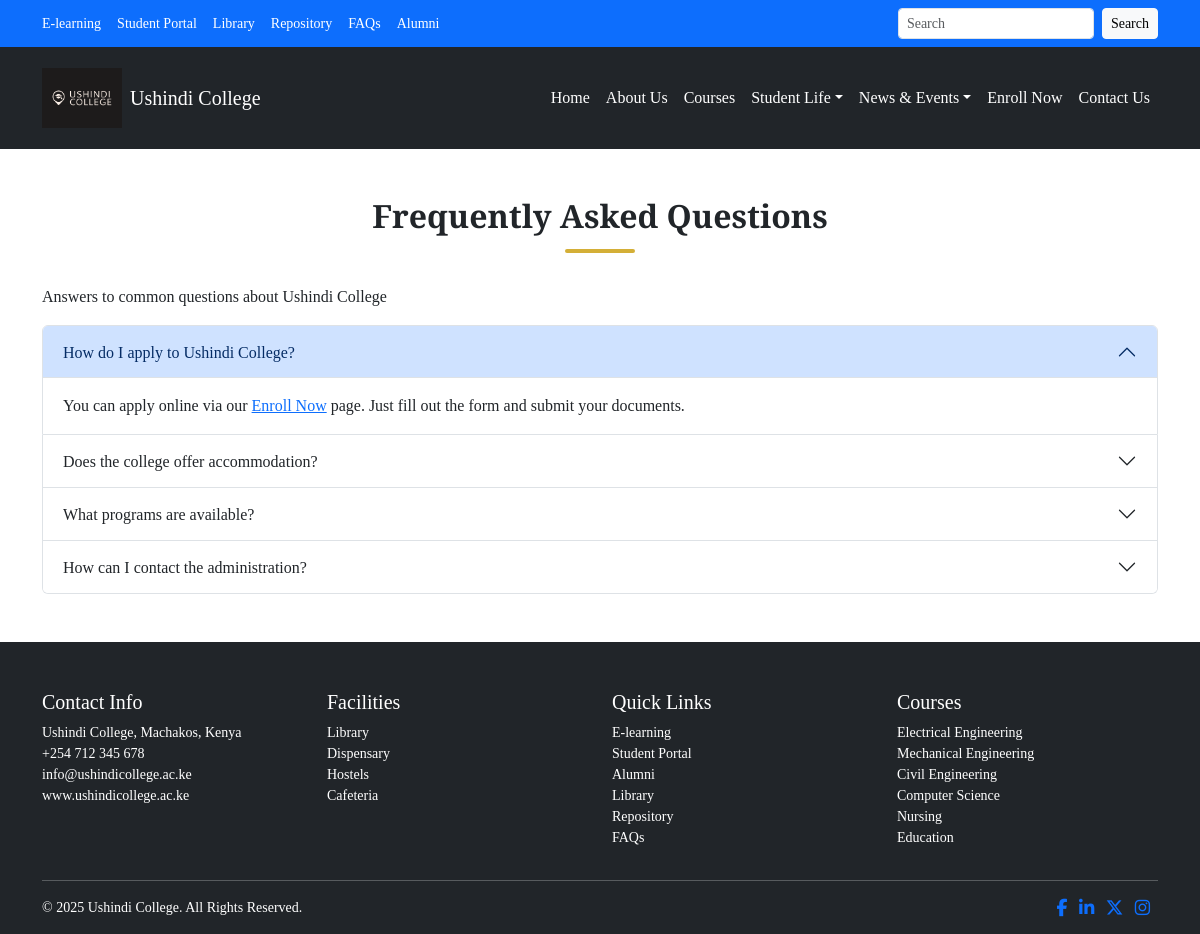
The app's page /frequently-asked-questions/ with its own data.
### myapp/models.py (models this page shows, shortened)
class FAQ(models.Model):
    question = models.CharField(max_length=255)
    answer = models.TextField(blank=True)

### myapp/views.py (the view)
# urls.py: path('frequently-asked-questions/', views.faq, name='faq'),
def faq(request):
    faqs = FAQ.objects.all()
    return render(request, 'faq.html', {'faqs': faqs})

### myapp/context_processors.py (called while the page is built)
def logo_details(request):
  logo = Logo.objects.first()
  return {'logo': logo}

def social_links(request):
    social_links = SocialLinks.objects.all()
    return {'social_links': social_links}

### templates/faq.html (shortened to what this page needs)
{% extends 'master.html' %}
{% load static %}
{% block content %}
    <div class="container my-5">
        <div class="underline-title-wrap">
            <div class="underline-title">
                <h2 class="fw-bold">Frequently Asked Questions</h2>
            </div>
        </div>
        <p>Answers to common questions about Ushindi College</p>
        <div class="accordion" id="faqAccordion">
            {% for faq in faqs %}
                <div class="accordion-item">
                    <h2 class="accordion-header" id="faq{{ forloop.counter }}-heading">
                        <button class="accordion-button {% if not forloop.first %}collapsed{% endif %}" type="button" data-bs-toggle="collapse" data-bs-target="#faq{{ forloop.counter }}">
                            {{faq.question}}
                        </button>
                    </h2>
                    <div id="faq{{ forloop.counter }}" class="accordion-collapse collapse {% if forloop.first %}show{% endif %}" data-bs-parent="#faqAccordion">
                        <div class="accordion-body">
                            {{ faq.answer|safe}}
                        </div>
                    </div>
                </div>
            {% endfor %}
        </div>
    </div>
{% endblock %}

### templates/master.html (shortened to what this page needs)
{% load static %}
<!DOCTYPE html>
<html lang="en">
<head>
    <link rel="stylesheet" href="https://cdn.jsdelivr.net/npm/bootstrap@5.3.3/dist/css/bootstrap.min.css">
    <link rel="stylesheet" href="https://cdnjs.cloudflare.com/ajax/libs/font-awesome/6.5.0/css/all.min.css">
    <link rel="stylesheet" href="{% static 'css/main.css' %}">
</head>
<body>
<header>
    <div id="top-bar" class="bg-primary text-white py-2">
        <div class="container d-flex flex-wrap justify-content-between align-items-center">
            <div class="d-flex flex-wrap">
                <a class="text-white me-3 small text-decoration-none" href="#">E-learning</a>
                <a class="text-white me-3 small text-decoration-none" href="#">Student Portal</a>
                <a class="text-white me-3 small text-decoration-none" href="{% url 'library' %}">Library</a>
                <a class="text-white me-3 small text-decoration-none" href="#">Repository</a>
                <a class="text-white me-3 small text-decoration-none" href="{% url 'faq' %}">FAQs</a>
                <a class="text-white me-3 small text-decoration-none" href="{% url 'alumni' %}">Alumni</a>
            </div>
            <form class="d-flex" role="search" method="get" action="{% url 'site_search' %}">
                <input name="search" class="form-control form-control-sm me-2" type="search" placeholder="Search" aria-label="Search">
                <button class="btn btn-sm btn-light" type="submit">Search</button>
            </form>
        </div>
    </div>
    <nav class="navbar navbar-expand-lg navbar-dark bg-dark py-3 sticky-top">
        <div class="container">
            <a class="navbar-brand d-flex align-items-center" href="{% url 'home' %}">
                <img src="{{ logo.image.url }}" alt="Logo" style="height: 60px;">
                <span class="ms-2">{{ logo.site_name }}</span>
            </a>
            <div class="collapse navbar-collapse" id="mainNavbar">
                <ul class="navbar-nav ms-auto mb-2 mb-lg-0">
                    <li class="nav-item"><a class="nav-link text-white" href="{% url 'home' %}">Home</a></li>
                    <li class="nav-item"><a class="nav-link text-white" href="{% url 'about' %}">About Us</a></li>
                    <li class="nav-item"><a class="nav-link text-white" href="{% url 'courses' %}">Courses</a></li>
                    <li class="nav-item dropdown">
                        <a class="nav-link dropdown-toggle text-white" href="#" id="studentLifeDropdown" role="button" data-bs-toggle="dropdown">Student Life</a>
                    </li>
                    <li class="nav-item dropdown">
                        <a class="nav-link dropdown-toggle text-white" href="#" id="newsDropdown" role="button" data-bs-toggle="dropdown">News & Events</a>
                    </li>
                    <li class="nav-item"><a class="nav-link text-white" href="{% url 'enroll' %}">Enroll Now</a></li>
                   <li class="nav-item"><a class="nav-link text-white" href="{% url 'contact' %}">Contact Us</a></li>
                </ul>
            </div>
        </div>
    </nav>
</header>
<main>{% block content %}{% endblock %}</main>
<footer class="bg-dark text-white pt-5">
    <div class="container">
        <div class="row">
            <div class="col-md-3">
                <h5>Contact Info</h5>
                <ul class="list-unstyled small">
                    <li>Ushindi College, Machakos, Kenya</li>
                    <li>+254 712 345 678</li>
                    <li>info@ushindicollege.ac.ke</li>
                    <li>www.ushindicollege.ac.ke</li>
                </ul>
            </div>
            <div class="col-md-3">
                <h5>Facilities</h5>
                <ul class="list-unstyled small">
                    <li><a href="{% url 'library' %}" class="text-white text-decoration-none">Library</a></li>
                    <li><a href="{% url 'dispensary' %}" class="text-white text-decoration-none">Dispensary</a></li>
                    <li><a href="{% url 'accommodation' %}" class="text-white text-decoration-none">Hostels</a></li>
                    <li><a href="{% url 'cafeteria' %}" class="text-white text-decoration-none">Cafeteria</a></li>
                </ul>
            </div>
            <div class="col-md-3">
                <h5>Quick Links</h5>
                <ul class="list-unstyled small">
                    <li><a href="#" class="text-white text-decoration-none">E-learning</a></li>
                    <li><a href="#" class="text-white text-decoration-none">Student Portal</a></li>
                    <li><a href="{% url 'alumni' %}" class="text-white text-decoration-none">Alumni</a></li>
                    <li><a href="{% url 'library' %}" class="text-white text-decoration-none">Library</a></li>
                    <li><a href="" class="text-white text-decoration-none">Repository</a></li>
                    <li><a href="{% url 'faq' %}" class="text-white text-decoration-none">FAQs</a></li>
                </ul>
            </div>
            <div class="col-md-3">
                <h5>Courses</h5>
                <ul class="list-unstyled small">
                    <li><a href="#" class="text-white text-decoration-none">Electrical Engineering</a></li>
                    <li><a href="#" class="text-white text-decoration-none">Mechanical Engineering</a></li>
                    <li><a href="#" class="text-white text-decoration-none">Civil Engineering</a></li>
                    <li><a href="#" class="text-white text-decoration-none">Computer Science</a></li>
                    <li><a href="#" class="text-white text-decoration-none">Nursing</a></li>
                    <li><a href="#" class="text-white text-decoration-none">Education</a></li>
                </ul>
            </div>
        </div>
        <hr class="border-light">
        <div class="d-flex flex-column flex-md-row justify-content-between text-center small pb-3">
            <p class="mb-2 mb-md-0">&copy; 2025 Ushindi College. All Rights Reserved.</p>
            <div class="social-icons">
                {% for link in social_links %}
                    <a href="{{ link.url }}" target="_blank" class="me-2">
                    <i class="{{ link.icon_class }} fa-lg"></i></a>
                {% endfor %}
            </div>
        </div>
    </div>
</footer>
</body>
</html>

### myapp/static/css/main.css (style rules this page uses)
* { margin: 0; padding: 0; box-sizing: border-box; }
body { font-family: "Source Serif 4", serif; }
.underline-title-wrap { text-align: center; position: relative; margin-bottom: 2rem; }
.underline-title { font-weight: bold; display: inline-block; padding-bottom: 10px; position: relative; }
.underline-title::after { content: ""; position: absolute; bottom: 0; left: 50%; width: 70px; height: 4px; background-color: #d4af37; transform: translateX(-50%); border-radius: 2px; }

### records on screen
FAQ: question "How do I apply to Ushindi College?", answer "You can apply online via our Enroll Now page. Just fill out the form and submit your documents."
FAQ: question "Does the college offer accommodation?"
FAQ: question "What programs are available?"
FAQ: question "How can I contact the administration?"

### other values on screen
{{ logo.site_name }} "Ushindi College"
